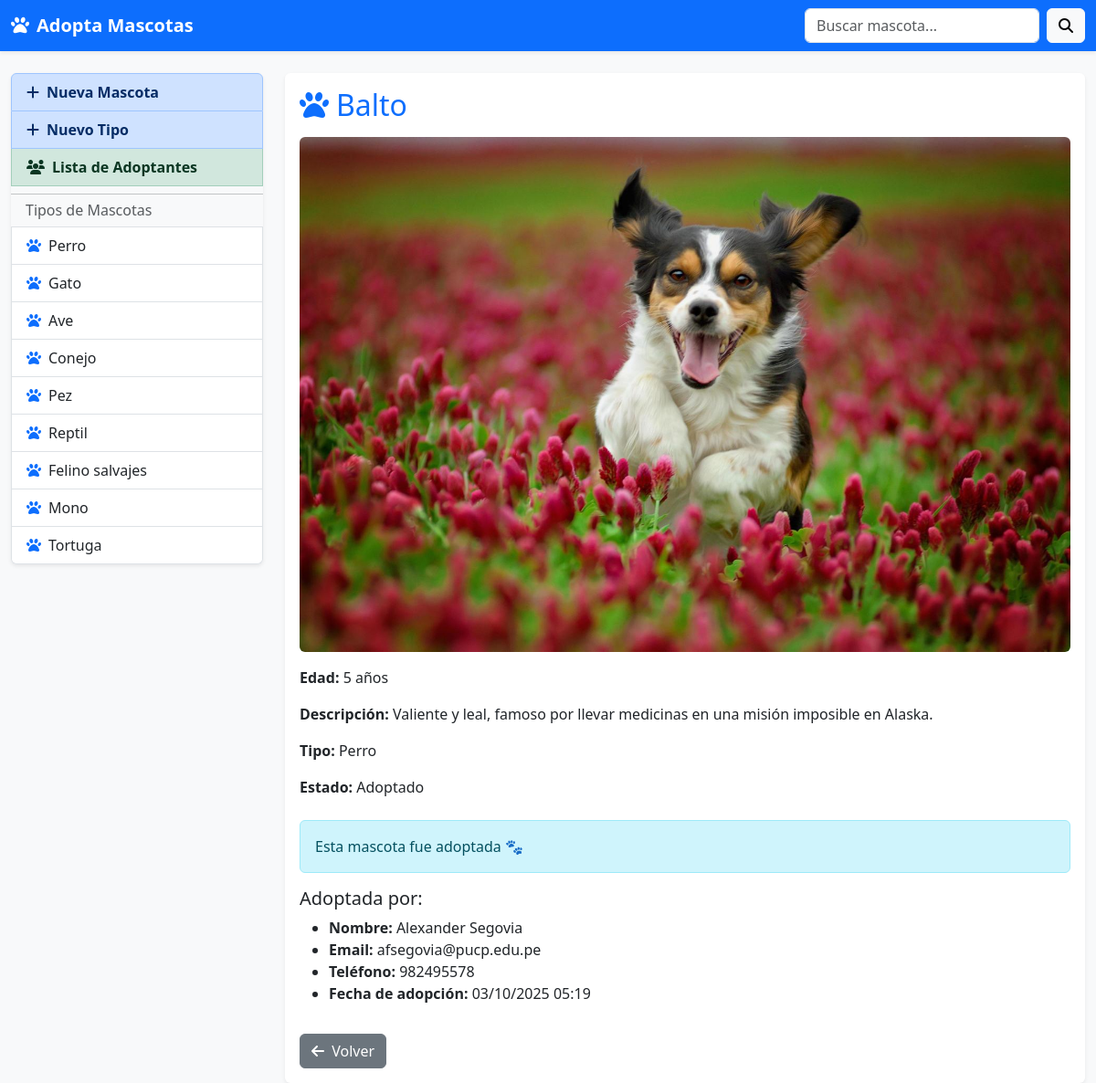
The page /detalleMascota/1 on the database its author committed.
### app1/models.py (models this page shows, shortened)
class TipoMascota(models.Model):
    nombre = models.CharField(max_length=64, null=True, blank=True)
    descripcion = models.TextField(max_length=256, null=True, blank=True)

class Mascota(models.Model):
    nombre = models.CharField(max_length=128, null=True, blank=True)
    edad = models.IntegerField()
    descripcion = models.TextField(max_length=512, null=True, blank=True)
    foto = models.ImageField(upload_to="mascotas/")
    tipo = models.ForeignKey(TipoMascota, on_delete=models.CASCADE)
    estado = models.CharField(max_length=20, default="Disponible")

class Adopcion(models.Model):
    mascota = models.OneToOneField(Mascota, on_delete=models.CASCADE)
    persona = models.ForeignKey(Persona, on_delete=models.CASCADE)
    fecha_adopcion = models.CharField(max_length=50, null=True, blank=True)

class Persona(models.Model):
    nombre = models.CharField(max_length=128, null=True, blank=True)
    email = models.CharField(max_length=128, null=True, blank=True)
    telefono = models.CharField(max_length=20, null=True, blank=True)

### app1/views.py (the view, shortened to what this page needs)
# urls.py: path('detalleMascota/<int:idMascota>',views.detalleMascota, name='detalleMascota'),
def detalleMascota(request, idMascota):
    mascota = get_object_or_404(Mascota, id=idMascota)
    tipos = TipoMascota.objects.all()
    adopcion = None
    if mascota.estado == "Adoptado":
        try:
            adopcion = Adopcion.objects.get(mascota=mascota)
        except Adopcion.DoesNotExist:
            adopcion = None
    return render(request, "detalleMascota.html", {
        "mascota": mascota,
        "tipos": tipos,
        "adopcion": adopcion
    })

### app1/templates/detalleMascota.html
{% extends "layout.html" %}
{% block content %}
  <div class="card shadow-sm border-0">
    <div class="card-body">
      <h2 class="mb-3 text-primary">
        <i class="fa-solid fa-paw me-2"></i>{{ mascota.nombre }}
      </h2>
      {% if mascota.foto %}
        <img src="{{ mascota.foto.url }}" class="img-fluid rounded mb-3" alt="{{ mascota.nombre }}">
      {% else %}
        <img src="https://via.placeholder.com/400x300?text=Sin+Foto" class="img-fluid rounded mb-3">
      {% endif %}
      <p><strong>Edad:</strong> {{ mascota.edad }} años</p>
      <p><strong>Descripción:</strong> {{ mascota.descripcion }}</p>
      <p><strong>Tipo:</strong> {{ mascota.tipo.nombre }}</p>
      <p><strong>Estado:</strong> {{ mascota.estado }}</p>
      {% if mascota.estado == "Disponible" %}
        <hr>
        <h4 class="mt-4">Formulario de Adopción</h4>
        <form method="POST">
          {% csrf_token %}
          <div class="mb-3">
            <label for="nombre" class="form-label">Nombre</label>
            <input type="text" class="form-control" id="nombre" name="nombre" required>
          </div>
          <div class="mb-3">
            <label for="email" class="form-label">Email</label>
            <input type="text" class="form-control" id="email" name="email" required>
          </div>
          <div class="mb-3">
            <label for="telefono" class="form-label">Teléfono</label>
            <input type="text" class="form-control" id="telefono" name="telefono" required>
          </div>
          <button type="submit" class="btn btn-success">
            <i class="fa-solid fa-heart me-1"></i> Adoptar
          </button>
        </form>
      {% else %}
        <div class="alert alert-info mt-4">
          Esta mascota fue adoptada 🐾
        </div>
        {% if adopcion %}
          <h5 class="mt-3">Adoptada por:</h5>
          <ul>
            <li><strong>Nombre:</strong> {{ adopcion.persona.nombre }}</li>
            <li><strong>Email:</strong> {{ adopcion.persona.email }}</li>
            <li><strong>Teléfono:</strong> {{ adopcion.persona.telefono }}</li>
            <li><strong>Fecha de adopción:</strong> {{ adopcion.fecha_adopcion }}</li>
          </ul>
        {% endif %}
      {% endif %}
      <a href="{% url 'app1:home' %}" class="btn btn-secondary mt-3">
        <i class="fa-solid fa-arrow-left me-1"></i> Volver
      </a>
    </div>
  </div>
{% endblock %}

### app1/templates/layout.html (shortened to what this page needs)
<!DOCTYPE html>
<html lang="es">
<head>
  <link href="https://cdn.jsdelivr.net/npm/bootstrap@5.3.0/dist/css/bootstrap.min.css"
        rel="stylesheet"
>
  <link rel="stylesheet"
        href="https://cdnjs.cloudflare.com/ajax/libs/font-awesome/6.3.0/css/all.min.css"
 />
</head>
<body class="bg-light">
  <nav class="navbar navbar-expand-lg navbar-dark bg-primary shadow-sm">
    <div class="container-fluid">
      <a class="navbar-brand fw-bold" href="{% url 'app1:home' %}">
        <i class="fa-solid fa-paw me-2"></i>Adopta Mascotas
      </a>
      <form class="d-flex" role="search" action="{% url 'app1:buscar' %}" method="post">
        <input class="form-control me-2" type="search" name="filtro" placeholder="Buscar mascota..." aria-label="Buscar">
        <button class="btn btn-light" type="submit"><i class="fa-solid fa-search"></i></button>
      </form>
    </div>
  </nav>
  <div class="container-fluid mt-4">
    <div class="row">
      <aside class="col-md-3 mb-3">
        <div class="list-group shadow-sm">
          <a href="{% url 'app1:crearMascota' %}" class="list-group-item list-group-item-action list-group-item-primary fw-bold">
            <i class="fa-solid fa-plus me-2"></i>Nueva Mascota
          </a>
          <a href="{% url 'app1:crearTipo' %}" class="list-group-item list-group-item-action list-group-item-primary fw-bold">
            <i class="fa-solid fa-plus me-2"></i>Nuevo Tipo
          </a>
          <a href="{% url 'app1:listaAdoptantes' %}" class="list-group-item list-group-item-action list-group-item-success fw-bold">
            <i class="fa-solid fa-users me-2"></i>Lista de Adoptantes
          </a>
          <hr class="my-2">
          <h6 class="px-3 text-muted">Tipos de Mascotas</h6>
          {% for tipo in tipos %}
            <a href="{% url 'app1:mascotasxtipo' tipo.id %}" class="list-group-item list-group-item-action">
              <i class="fa-solid fa-paw me-2 text-primary"></i>{{ tipo.nombre }}
            </a>
          {% empty %}
            <p class="px-3 text-muted">No hay tipos aún</p>
          {% endfor %}
        </div>
      </aside>
      <main class="col-md-9">
        {% block content %}{% endblock %}
      </main>
    </div>
  </div>
</body>
</html>

### rows shown on the page
TipoMascota: nombre "Perro"
TipoMascota: nombre "Gato"
TipoMascota: nombre "Ave"
TipoMascota: nombre "Conejo"
TipoMascota: nombre "Pez"
TipoMascota: nombre "Reptil"
TipoMascota: nombre "Felino salvajes"
TipoMascota: nombre "Mono"
TipoMascota: nombre "Tortuga"
Mascota: nombre "Balto", foto (picture), edad "5", descripcion "Valiente y leal, famoso por llevar medicinas en una misión imposible en Alaska.", tipo.nombre "Perro", estado "Adoptado"
Adopcion: persona.nombre "Alexander Segovia", persona.email "afsegovia@pucp.edu.pe", persona.telefono "982495578", fecha_adopcion "03/10/2025 05:19"
